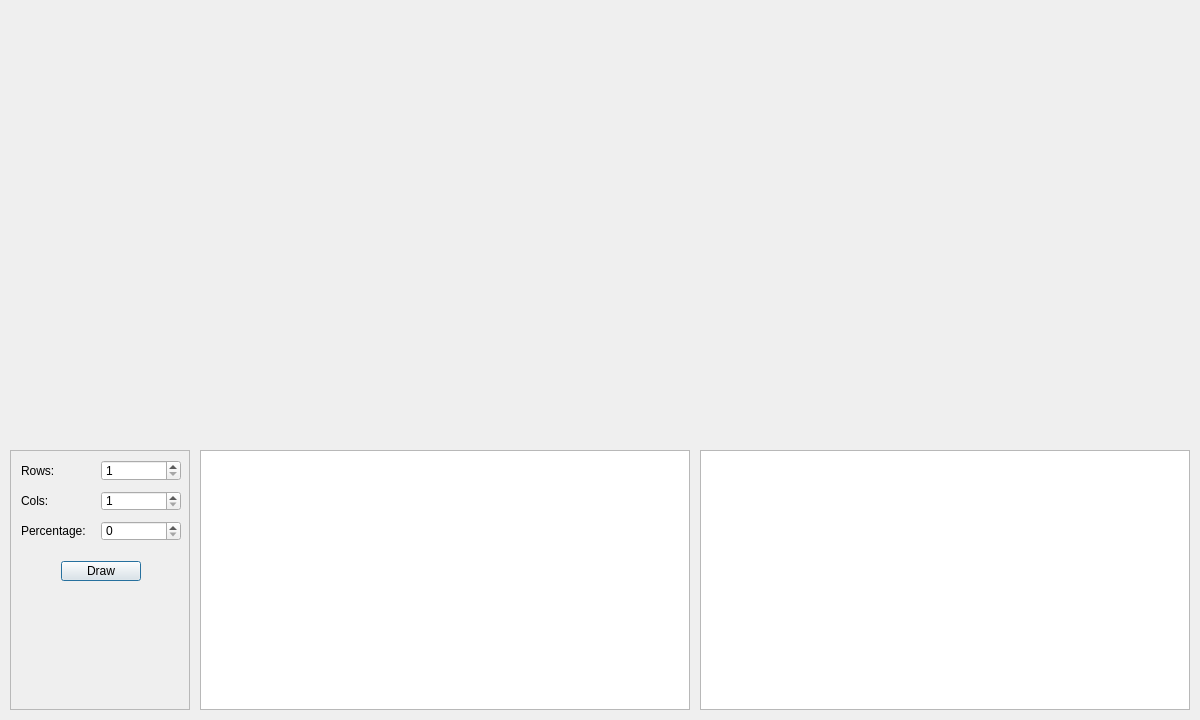
<?xml version="1.0" encoding="UTF-8"?>
<ui version="4.0">
 <class>Slice_analysis_Dialog</class>
 <widget class="QDialog" name="Slice_analysis_Dialog">
  <property name="geometry">
   <rect>
    <x>0</x>
    <y>0</y>
    <width>1200</width>
    <height>720</height>
   </rect>
  </property>
  <property name="windowTitle">
   <string>Dialog</string>
  </property>
  <widget class="QLabel" name="gray">
   <property name="geometry">
    <rect>
     <x>40</x>
     <y>40</y>
     <width>550</width>
     <height>370</height>
    </rect>
   </property>
   <property name="text">
    <string/>
   </property>
  </widget>
  <widget class="QLabel" name="view">
   <property name="geometry">
    <rect>
     <x>610</x>
     <y>40</y>
     <width>550</width>
     <height>370</height>
    </rect>
   </property>
   <property name="text">
    <string/>
   </property>
  </widget>
  <widget class="QScrollArea" name="scrollArea">
   <property name="geometry">
    <rect>
     <x>10</x>
     <y>450</y>
     <width>180</width>
     <height>260</height>
    </rect>
   </property>
   <property name="widgetResizable">
    <bool>true</bool>
   </property>
   <widget class="QWidget" name="scrollAreaWidgetContents">
    <property name="geometry">
     <rect>
      <x>0</x>
      <y>0</y>
      <width>178</width>
      <height>258</height>
     </rect>
    </property>
    <widget class="QLabel" name="label_rows">
     <property name="geometry">
      <rect>
       <x>10</x>
       <y>10</y>
       <width>80</width>
       <height>20</height>
      </rect>
     </property>
     <property name="text">
      <string>Rows:</string>
     </property>
    </widget>
    <widget class="QLabel" name="label_cols">
     <property name="geometry">
      <rect>
       <x>10</x>
       <y>40</y>
       <width>80</width>
       <height>20</height>
      </rect>
     </property>
     <property name="text">
      <string>Cols:</string>
     </property>
    </widget>
    <widget class="QSpinBox" name="row_spinBox">
     <property name="geometry">
      <rect>
       <x>90</x>
       <y>9</y>
       <width>80</width>
       <height>21</height>
      </rect>
     </property>
     <property name="minimum">
      <number>1</number>
     </property>
     <property name="maximum">
      <number>100</number>
     </property>
     <property name="value">
      <number>1</number>
     </property>
    </widget>
    <widget class="QSpinBox" name="col_spinBox">
     <property name="geometry">
      <rect>
       <x>90</x>
       <y>40</y>
       <width>80</width>
       <height>20</height>
      </rect>
     </property>
     <property name="minimum">
      <number>1</number>
     </property>
     <property name="maximum">
      <number>100</number>
     </property>
    </widget>
    <widget class="QPushButton" name="drawBtn">
     <property name="geometry">
      <rect>
       <x>50</x>
       <y>110</y>
       <width>80</width>
       <height>20</height>
      </rect>
     </property>
     <property name="text">
      <string>Draw</string>
     </property>
    </widget>
    <widget class="QLabel" name="label_percentage">
     <property name="geometry">
      <rect>
       <x>10</x>
       <y>70</y>
       <width>80</width>
       <height>20</height>
      </rect>
     </property>
     <property name="text">
      <string>Percentage:</string>
     </property>
    </widget>
    <widget class="QSpinBox" name="per_spinBox">
     <property name="geometry">
      <rect>
       <x>90</x>
       <y>70</y>
       <width>80</width>
       <height>20</height>
      </rect>
     </property>
     <property name="maximum">
      <number>100</number>
     </property>
    </widget>
   </widget>
  </widget>
  <widget class="QLabel" name="background">
   <property name="geometry">
    <rect>
     <x>10</x>
     <y>10</y>
     <width>1180</width>
     <height>430</height>
    </rect>
   </property>
   <property name="text">
    <string/>
   </property>
  </widget>
  <widget class="QTableWidget" name="regionTable">
   <property name="geometry">
    <rect>
     <x>200</x>
     <y>450</y>
     <width>490</width>
     <height>260</height>
    </rect>
   </property>
  </widget>
  <widget class="QTableWidget" name="summaryTable">
   <property name="geometry">
    <rect>
     <x>700</x>
     <y>450</y>
     <width>490</width>
     <height>260</height>
    </rect>
   </property>
  </widget>
  <widget class="QLabel" name="rgb">
   <property name="geometry">
    <rect>
     <x>40</x>
     <y>40</y>
     <width>550</width>
     <height>370</height>
    </rect>
   </property>
   <property name="text">
    <string/>
   </property>
  </widget>
  <zorder>rgb</zorder>
  <zorder>background</zorder>
  <zorder>view</zorder>
  <zorder>scrollArea</zorder>
  <zorder>regionTable</zorder>
  <zorder>summaryTable</zorder>
  <zorder>gray</zorder>
 </widget>
 <resources/>
 <connections/>
</ui>
